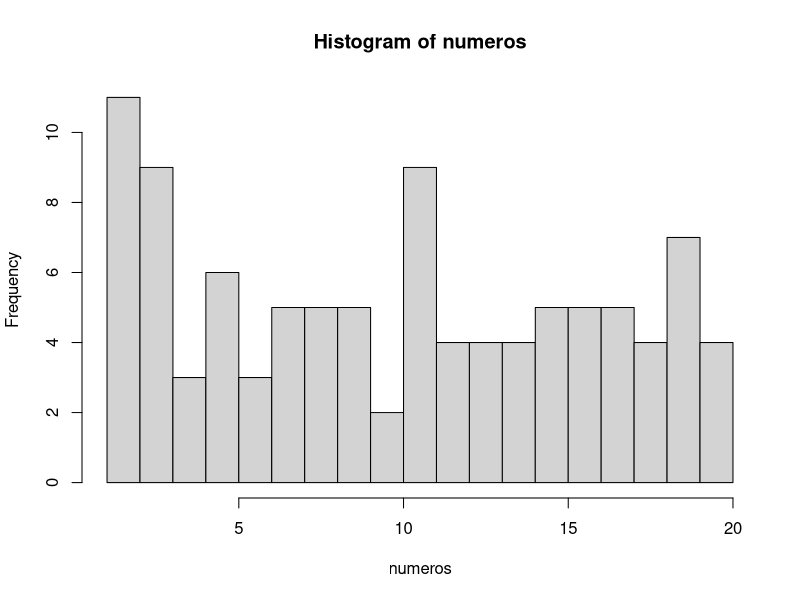

Generate this figure with R:
## ---- chunk 1
numeros <- sample(1:20, 100, TRUE)
numeros
## ---- chunk 2
mediana <- median(numeros)
mediana
## ---- chunk 3
media <- mean(numeros)
media
## ---- chunk 4
# El argumento breaks nos permite dividir en histograma en las partes que queramos
hist(numeros, breaks = 20)
## ---- chunk 5
tabla.frecuencias <- data.frame(table(numeros))
tabla.frecuencias
## ---- chunk 6
# Con la función seq, creamos una secuencia de 1 a 10 en intervalos de 0.1 en 0.1
secuencia <- seq(1, 10, 0.1)
muestra <- sample(secuencia, 100, TRUE)
muestra
## ---- chunk 7
#aqui el calculo de la mediana
mediana.muestra <- median(muestra)
mediana.muestra
## ---- chunk 8
#aqui el calculo de la media
media.muestra <- mean(muestra)
media.muestra
## ---- chunk 9
#aqui el calculo de la moda
tabla.moda <- data.frame(table(muestra))
tabla.moda
